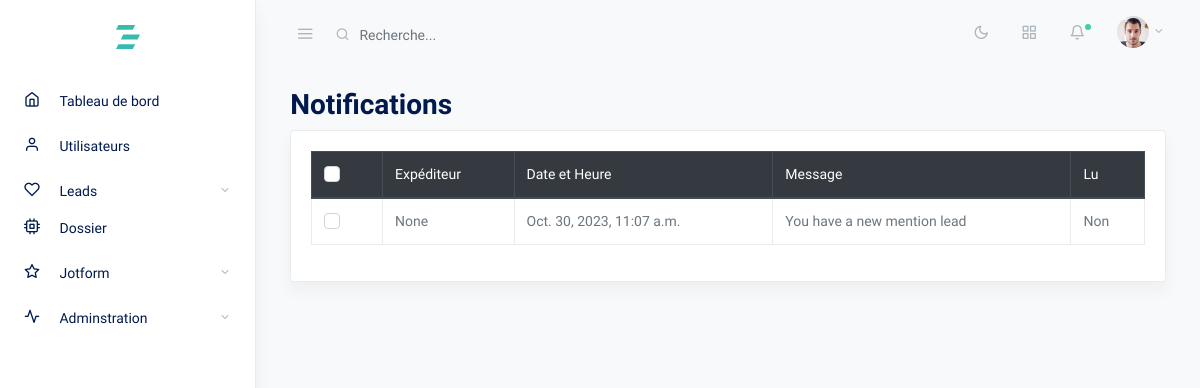
Before: /lead/view_notifications/ (signed in) with the older database file.
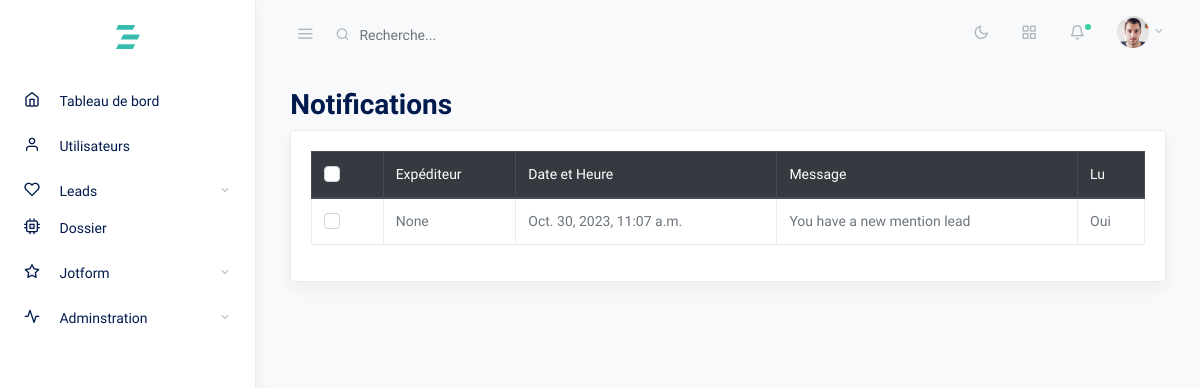
After: the same page with the newer database file.
### leads/models.py (models this page shows, shortened)
class Notification(models.Model):
    user = models.ForeignKey(User, on_delete=models.CASCADE)
    lead = models.ForeignKey(Lead, on_delete=models.CASCADE)
    message = models.TextField()
    timestamp = models.DateTimeField(auto_now_add=True)
    is_read = models.BooleanField(default=False)
    is_hidden = models.BooleanField(default=False)

class Lead(models.Model):
    date_de_soumission = models.DateField(null=True, blank=True)
    nom_de_la_campagne = models.CharField(max_length=100, null=True, blank=True)
    avez_vous_travaille = models.CharField(max_length=100, null=True, blank=True)
    nom_prenom = models.CharField(max_length=100, null=True, blank=True)
    telephone = models.CharField(max_length=50, null=True, blank=True)
    email = models.EmailField(null=True, blank=True)
    QUALIFICATION_CHOICES = (
        ('nrp1', 'NRP1'),
        ('nrp2', 'NRP2'),
        ('nrp3', 'NRP3'),
        ('en_cours', 'En cours'),
        ('rappel', 'Rappel'),
        ('demande_de_documentation', 'Demande de documentation '),
        ('faux_numero', 'Faux numéro'),
        ('pas_de_budget', 'Pas de budget'),
        ('pas_interesse', 'Pas intéressé'),
        ('ne_pas_rappele', 'Ne pas rappeler'),
        ('signe_pole_emploi', 'Signé Pôle Emploi'),
        ('signe_cpf', 'Signé CPF'),
    )
    qualification = models.CharField(max_length=100, choices=QUALIFICATION_CHOICES, null=True, blank=True)
    comments = models.TextField(null=True, blank=True)
    assigned_to = models.ForeignKey(User, on_delete=models.SET_NULL, null=True, blank=True, related_name='assigned_tasks')
    last_modified_by = models.ForeignKey(User, on_delete=models.SET_NULL, null=True, blank=True)
    is_complete = models.BooleanField(default=False)
    is_active = models.BooleanField(default=True)
    custom_fields = models.JSONField(null=True, blank=True)
    current_transfer = models.ForeignKey(CustomUserTypes, on_delete=models.SET_NULL, null=True, blank=True, related_name='current_transferred_leads')
    transfer_to = models.ForeignKey(CustomUserTypes, on_delete=models.SET_NULL, null=True, blank=True, related_name='transferred_leads')
    is_transferred = models.BooleanField(default=False)
    assign_comment = models.JSONField(null=True, blank=True)
    history = models.ForeignKey(LeadHistory, on_delete=models.SET_NULL, null=True, blank=True, related_name='leads')
    appointment_date_time = models.DateTimeField(null=True, blank=True)
    reminder_timestamp = models.DateTimeField(null=True, blank=True)
    reminder_sent = models.BooleanField(default=False)
    price = models.DecimalField(max_digits=10, decimal_places=2, null=True, blank=True)
    read_mail = models.BooleanField(default=False)
    company = models.ForeignKey(Company, on_delete=models.SET_NULL, null=True, blank=True, related_name='leads')
    document = models.ForeignKey(Document, on_delete=models.SET_NULL, null=True, blank=True, related_name='lead')
    LEAD_SOURCE_CHOICES = (
        ('facebook', 'Facebook'),
        ('imported', 'Imported'),
    )
    lead_source = models.CharField(max_length=100, choices=LEAD_SOURCE_CHOICES, default='imported')
    facebook_page = models.ForeignKey(FacebookPage, on_delete=models.SET_NULL, null=True, blank=True)
    _original_state = {}
    def __init__(self, *args, **kwargs):
        super().__init__(*args, **kwargs)
        self._original_state = self.__dict__.copy()

### leads/views.py (the view)
# urls.py: path('view_notifications/', views.view_notifications, name='view_notifications'),
@login_required
def view_notifications(request):
    user = request.user
    is_sales = user.groups.filter(name='Sales').exists()  # Assuming Sales group exists for sales users
    is_superuser = user.is_superuser
    notifications = Notification.objects.filter(user=user).order_by('-timestamp')
    if is_sales:
        base_template = 'sales_base.html'
    elif is_superuser:
        base_template = 'base.html'
    else:
        base_template = 'sales_base.html'
    context = {
        'notifications': notifications,
        'base_template': base_template,
    }
    return render(request, 'lead/notification.html', context)

### templates/lead/notification.html (shortened to what this page needs)
{% extends base_template %}
{% load static %}
{% block content %}
<main role="main" class="main-content">
  <div class="container-fluid">
    <div class="row justify-content-center">
      <div class="col-12">
        <h2 class="mb-2 page-title">Notifications</h2>
        <div class="row my-2">
          <div class="col-md-12">
            <div class="card shadow">
              <div class="card-body">
                <div class="table-responsive">
                  <table class="table table-hover table-bordered datatables" id="exampleDT">
                    <thead class="thead-dark">
                      <tr>
                        <th>
                          <div class="custom-control custom-checkbox">
                          </div>
                        </th>
                        <th>Expéditeur</th>
                        <th>Date et Heure</th>
                        <th>Message</th>
                        <th>Lu</th>
                      </tr>
                    </thead>
                    <tbody>
                      {% for notification in notifications %}
                      <tr onclick="openNotificationModal('{{ notification.id }}', '{{ notification.lead.id }}')">
                        <td>
                          <div class="custom-control custom-checkbox">
                          </div>
                        </td>
                        <td>{{ notification.lead.assigned_to }}</td>
                        <td>{{ notification.timestamp }}</td>
                        <td>{{ notification.message }}</td>
                        <td>{% if notification.is_read %}Oui{% else %}Non{% endif %}</td>
                      </tr>
                      {% endfor %}
                    </tbody>
                  </table>
                </div>
              </div>
            </div>
          </div>
        </div>
</main>
{% endblock %}
{% block javascript %}
<link rel="stylesheet" href="https://cdn.datatables.net/select/1.3.1/css/select.bootstrap.css" />
{% endblock %}

Changed rows visible on the page:
changed Notification "You have a new mention lead": is_read "Non" → "Oui"
